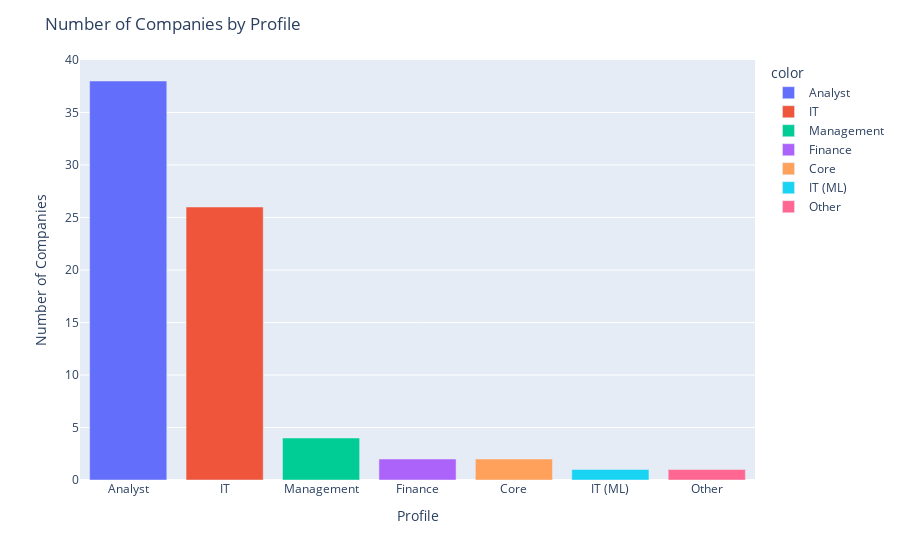

Notebook code cell kept with this figure:
### Code cell
#Plot by Profile count
profile_count = c["Profile"].value_counts()
fig = px.bar(x=profile_count.index, y=profile_count.values, labels={"x": "Profile", "y": "Number of Companies"}, color = profile_count.index)
fig.update_layout(title="Number of Companies by Profile")
fig.show()

### Figure 1 — Plotly figure (JSON) as saved in the notebook; plotly's stock layout.template omitted (floating-point values rounded to 4 significant figures)
{"data": [{"alignmentgroup": "True", "hovertemplate": "color=Analyst<br>Profile=%{x}<br>Number of Companies=%{y}<extra></extra>", "legendgroup": "Analyst", "marker": {"color": "#636efa", "pattern": {"shape": ""}}, "name": "Analyst", "offsetgroup": "Analyst", "orientation": "v", "showlegend": true, "textposition": "auto", "type": "bar", "x": ["Analyst"], "xaxis": "x", "y": [38], "yaxis": "y"}, {"alignmentgroup": "True", "hovertemplate": "color=IT<br>Profile=%{x}<br>Number of Companies=%{y}<extra></extra>", "legendgroup": "IT", "marker": {"color": "#EF553B", "pattern": {"shape": ""}}, "name": "IT", "offsetgroup": "IT", "orientation": "v", "showlegend": true, "textposition": "auto", "type": "bar", "x": ["IT"], "xaxis": "x", "y": [26], "yaxis": "y"}, {"alignmentgroup": "True", "hovertemplate": "color=Management<br>Profile=%{x}<br>Number of Companies=%{y}<extra></extra>", "legendgroup": "Management", "marker": {"color": "#00cc96", "pattern": {"shape": ""}}, "name": "Management", "offsetgroup": "Management", "orientation": "v", "showlegend": true, "textposition": "auto", "type": "bar", "x": ["Management"], "xaxis": "x", "y": [4], "yaxis": "y"}, {"alignmentgroup": "True", "hovertemplate": "color=Finance<br>Profile=%{x}<br>Number of Companies=%{y}<extra></extra>", "legendgroup": "Finance", "marker": {"color": "#ab63fa", "pattern": {"shape": ""}}, "name": "Finance", "offsetgroup": "Finance", "orientation": "v", "showlegend": true, "textposition": "auto", "type": "bar", "x": ["Finance"], "xaxis": "x", "y": [2], "yaxis": "y"}, {"alignmentgroup": "True", "hovertemplate": "color=Core<br>Profile=%{x}<br>Number of Companies=%{y}<extra></extra>", "legendgroup": "Core", "marker": {"color": "#FFA15A", "pattern": {"shape": ""}}, "name": "Core", "offsetgroup": "Core", "orientation": "v", "showlegend": true, "textposition": "auto", "type": "bar", "x": ["Core"], "xaxis": "x", "y": [2], "yaxis": "y"}, {"alignmentgroup": "True", "hovertemplate": "color=IT (ML)<br>Profile=%{x}<br>Number of Companies=%{y}<extra></extra>", "legendgroup": "IT (ML)", "marker": {"color": "#19d3f3", "pattern": {"shape": ""}}, "name": "IT (ML)", "offsetgroup": "IT (ML)", "orientation": "v", "showlegend": true, "textposition": "auto", "type": "bar", "x": ["IT (ML)"], "xaxis": "x", "y": [1], "yaxis": "y"}, {"alignmentgroup": "True", "hovertemplate": "color=Other<br>Profile=%{x}<br>Number of Companies=%{y}<extra></extra>", "legendgroup": "Other", "marker": {"color": "#FF6692", "pattern": {"shape": ""}}, "name": "Other", "offsetgroup": "Other", "orientation": "v", "showlegend": true, "textposition": "auto", "type": "bar", "x": ["Other"], "xaxis": "x", "y": [1], "yaxis": "y"}], "layout": {"barmode": "relative", "legend": {"title": {"text": "color"}, "tracegroupgap": 0}, "margin": {"t": 60}, "title": {"text": "Number of Companies by Profile"}, "xaxis": {"anchor": "y", "domain": [0, 1], "title": {"text": "Profile"}}, "yaxis": {"anchor": "x", "domain": [0, 1], "title": {"text": "Number of Companies"}}}}
